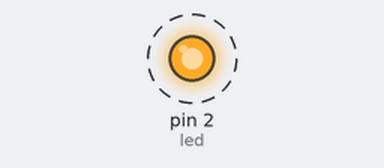
A program run on a simulated MicroPython board. On the bench: output pins drawn as LEDs (lit = HIGH). Dashed ring = blinking.

Above: at 0.2 s.
Timing chart, 0 to 3.0 s (numbered marks = the images above):
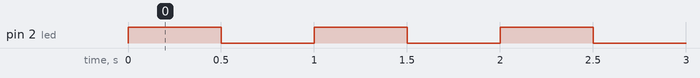

Measured:
- by itself, pin 2 (led): alternates HIGH for 0.50 s and LOW for 0.50 s

The program:

blink.py
```python
from machine import Pin
import time

def main():

    led = Pin(2,Pin.OUT)

    #MULTIPINES
    # led1 = Pin(2,Pin.OUT)
    # led2 = Pin(13,Pin.OUT)
    # led3 = Pin(12,Pin.OUT)
    # led4 = Pin(14,Pin.OUT)

    # leds = (led1,led2,led3,led4)

    while True:

        led.on()
        time.sleep(0.5)
        led.off()
        time.sleep(0.5)

        #MULTIPINES
        # for led_prende in leds:
        #     led_prende.on()
        #     time.sleep(0.5)

        # for led_apaga in leds:
        #     led_apaga.off()
        #     time.sleep(0.5)


if __name__ == "__main__":
    main()
```
